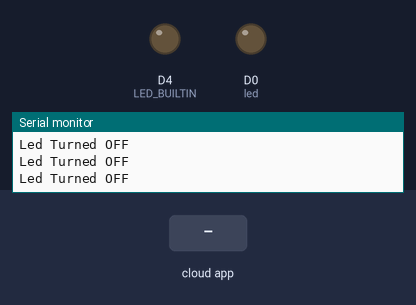
Bench run of a sketch on a simulated ESP8266 (NodeMCU). Parts: output pins drawn as LEDs (lit = HIGH, except the on-board LED, lit = LOW), the last lines printed to the serial monitor. The inputs (shaded band) are chosen by the test bench. WiFi joins after 1.5 s; servers stay silent unless stated; the Firebase database answers and starts empty.

Above: at 3.8 s.
3.9 s: the phone or cloud app sets LED_STATUS to ON
At 4.4 s:
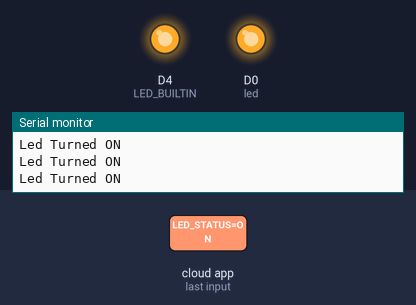
5.5 s: the phone or cloud app sets LED_STATUS to OFF
At 6.8 s:
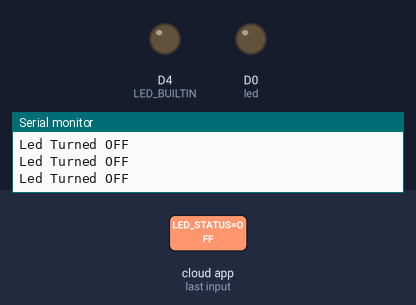
Timing chart, 0 to 8.5 s (numbered marks = the images above; inputs shaded):
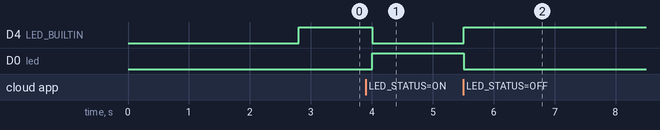

Measured:
- after the input at 3.9 s, D4 (LED_BUILTIN): HIGH → LOW after 0.11 s; D0 (led): LOW → HIGH after 0.11 s
- after the input at 5.5 s, D4 (LED_BUILTIN): LOW → HIGH at once; D0 (led): HIGH → LOW at once

The sketch:

firebase1.ino
```cpp
/* Controlling LED using Firebase console by CircuitDigest(www.circuitdigest.com) */
#include <ESP8266WiFi.h>                                                // esp8266 library
#include <FirebaseArduino.h>                                             // firebase library

#define FIREBASE_HOST "iot-fatoni-9b7c6.firebaseio.com"                         // the project name address from firebase id
#define FIREBASE_AUTH "NqQTKaCIaza7gi9kwx376OpLdhVs7MAijGXewbBf"                    // the secret key generated from firebase
#define WIFI_SSID "Teknisi"                                          // input your home or public wifi name
#define WIFI_PASSWORD "bondowoso"                                    //password of wifi ssid

String fireStatus = "";                                                     // led status received from firebase
int led = D0;                                                                // for external led
void setup() {
  Serial.begin(9600);
  delay(1000);
  pinMode(LED_BUILTIN, OUTPUT);
  pinMode(led, OUTPUT);
  WiFi.begin(WIFI_SSID, WIFI_PASSWORD);                                      //try to connect with wifi
  Serial.print("Connecting to ");
  Serial.print(WIFI_SSID);
  while (WiFi.status() != WL_CONNECTED) {
    Serial.print(".");
    delay(500);
  }
  Serial.println();
  Serial.print("Connected to ");
  Serial.println(WIFI_SSID);
  Serial.print("IP Address is : ");
  Serial.println(WiFi.localIP());                                                      //print local IP address
  Firebase.begin(FIREBASE_HOST, FIREBASE_AUTH);                                       // connect to firebase
  Firebase.setString("LED_STATUS", "OFF");                                          //send initial string of led status
}

void loop() {
  fireStatus = Firebase.getString("LED_STATUS");                                      // get ld status input from firebase
  if (fireStatus == "ON") {                                                          // compare the input of led status received from firebase
    Serial.println("Led Turned ON");
    digitalWrite(LED_BUILTIN, LOW);                                                  // make bultin led ON
    digitalWrite(led, HIGH);                                                         // make external led ON
  }
  else if (fireStatus == "OFF") {                                                  // compare the input of led status received from firebase
    Serial.println("Led Turned OFF");
    digitalWrite(LED_BUILTIN, HIGH);                                               // make bultin led OFF
    digitalWrite(led, LOW);                                                         // make external led OFF
  }
  else {
    Serial.println("Wrong Credential! Please send ON/OFF");
  }
}
```
